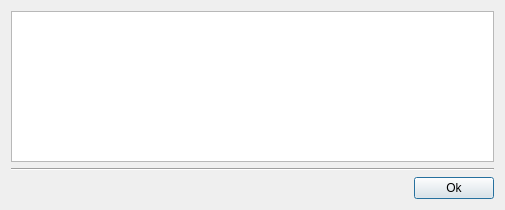
<?xml version="1.0" encoding="UTF-8"?>
<ui version="4.0">
 <class>MessageBox</class>
 <widget class="QDialog" name="MessageBox">
  <property name="geometry">
   <rect>
    <x>0</x>
    <y>0</y>
    <width>505</width>
    <height>210</height>
   </rect>
  </property>
  <property name="windowTitle">
   <string>Dialog</string>
  </property>
  <layout class="QGridLayout" name="gridLayout">
   <item row="2" column="1">
    <widget class="QPushButton" name="messagebox_ok">
     <property name="text">
      <string>Ok</string>
     </property>
    </widget>
   </item>
   <item row="2" column="0">
    <spacer name="horizontalSpacer">
     <property name="orientation">
      <enum>Qt::Horizontal</enum>
     </property>
     <property name="sizeHint" stdset="0">
      <size>
       <width>398</width>
       <height>20</height>
      </size>
     </property>
    </spacer>
   </item>
   <item row="1" column="0" colspan="2">
    <widget class="Line" name="line">
     <property name="orientation">
      <enum>Qt::Horizontal</enum>
     </property>
    </widget>
   </item>
   <item row="0" column="0" colspan="2">
    <widget class="QTextEdit" name="textEdit"/>
   </item>
  </layout>
 </widget>
 <resources/>
 <connections>
  <connection>
   <sender>messagebox_ok</sender>
   <signal>clicked()</signal>
   <receiver>MessageBox</receiver>
   <slot>hide()</slot>
   <hints>
    <hint type="sourcelabel">
     <x>455</x>
     <y>252</y>
    </hint>
    <hint type="destinationlabel">
     <x>252</x>
     <y>136</y>
    </hint>
   </hints>
  </connection>
 </connections>
</ui>
